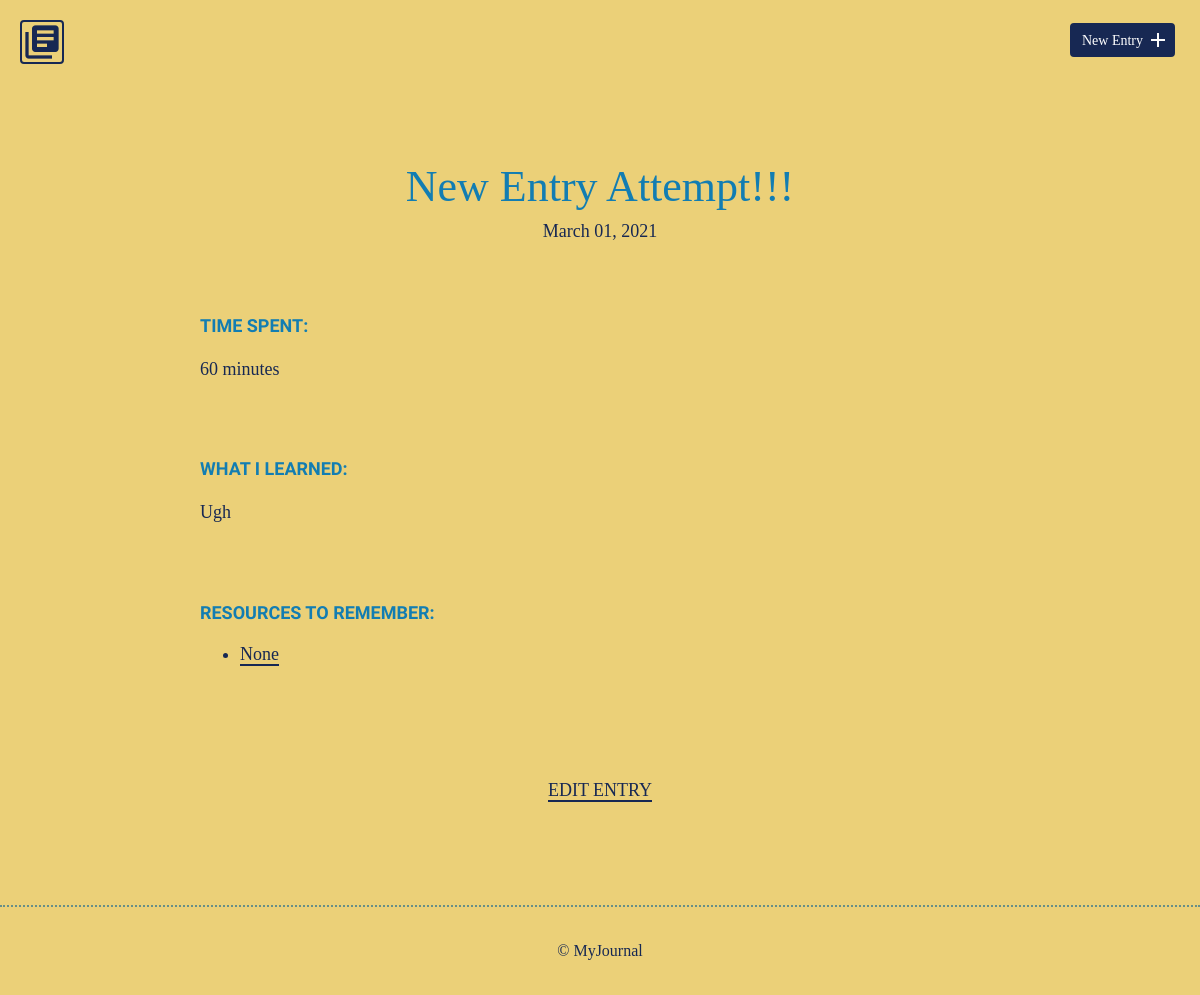
The page /detail.php?id=5 on the database its author committed.
### tables this page shows
CREATE TABLE "entries" (
	"id"	INTEGER,
	"title"	TEXT,
	"date"	TEXT,
	"time_spent"	INTEGER,
	"learned"	BLOB,
	"resources"	BLOB,
	PRIMARY KEY("id")
);

### inc/functions.php (called while the page is built, shortened)
<?php
function journal_details($journal_id){
    include ('connection.php');
    $sql = 'SELECT * FROM entries WHERE id = ?';
    try{
        $results = $db->prepare($sql);
        $results->bindValue(1,$journal_id,PDO::PARAM_INT);
        $results->execute();
    } catch(Exception $e){
        echo "Error!: ".$e->getMessage();
        return false;
    }
    return $results->fetch();
}
?>

### detail.php (the view)
<?php
include('inc/connection.php');
include('inc/header.php');
include('inc/functions.php');
if(isset($_GET["id"])){
    $journal_id = filter_input(INPUT_GET, "id", FILTER_SANITIZE_NUMBER_INT);
    $item = journal_details($journal_id);
}
?>
<!DOCTYPE html>
<html>
    <body>
        <section>
            <div class="container">
                <div class="entry-list single">
                    <article>
                        <h1><?php echo $item["title"]; ?></h1>
                        <time datetime="<?php echo $item["date"]; ?>"><?php echo date('F d, Y', strtotime($item["date"])); ?></time>
                        <div class="entry">
                            <h3>Time Spent: </h3>
                            <p><?php echo $item["time_spent"]; ?></p>
                        </div>
                        <div class="entry">
                            <h3>What I Learned:</h3>
                            <p><?php echo $item["learned"]; ?></p>
                        </div>
                        <div class="entry">
                            <h3>Resources to Remember:</h3>
                            <ul>
                                <?php
                                if ($item["resources"] == null) {
                                    echo "No resources available.";
                                } else {
                                    $resources = explode(",", $item["resources"]);
                                    foreach ($resources as $resource) {
                                        echo "<li><a href=''>" . $resource . "</a></li>";
                                    }
                                }
                                ?>
                            </ul>
                        </div>
                    </article>
                </div>
            </div>
            <div class="edit">
                <?php
                echo "<p><a href='edit.php?id=" . $item["id"] . "'>Edit Entry</a></p>";
                ?>
            </div>
        </section>
    </body>
    <?php
      include('inc/footer.php');
      ?>
</html>

### css/site.css (style rules this page uses)
body { background-color: #ebd078; font-size: 16px; color: #172853; font-family: 'Goudy Old Style', serif; font-weight: 400; }
.container { margin: 0 auto; padding: 0 25px; }
h1, h2, h3 { margin: 0; font-weight: 400; line-height: 1em; color: #127db2; }
h1 { font-size: 44px; margin-bottom: 12px; }
h3 { font-size: 18px; font-family: 'Work Sans', serif; font-weight: 600; text-transform: uppercase; }
p { line-height: 1.8em; font-size: 18px; }
p a { border-bottom: 2px solid #172853; padding: 0; color: #172853; text-decoration: none; }
ul li { line-height: 1.8em; font-size: 18px; }
ul li a { border-bottom: 2px solid #172853; line-height: 1.8em; color: #172853; text-decoration: none; }
.entry-list, .edit-entry, .new-entry { max-width: 800px; margin: 0 auto; padding: 70px 0 150px 0; }
.entry-list article { margin-bottom: 70px; text-align: center; }
.entry-list article:last-child { margin-bottom: 0; }
.entry-list.single { padding-bottom: 70px; }
.entry-list.single time { font-size: 18px; }
.entry { max-width: 800px; margin: 75px auto 0 auto; text-align: left; }
.entry p { margin-bottom: 40px; }
.edit { padding-bottom: 80px; text-align: center; margin: 0 auto; }
.edit a { font-weight: 400; text-transform: uppercase; font-size: 18px; }

### rows shown on the page
entries: title "New Entry Attempt!!!", date "March 01, 2021", time_spent "60 minutes", learned "Ugh", resources "None"
